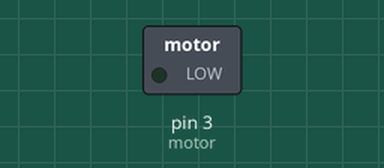
Bench run of a sketch on a simulated Arduino Uno, built with avr-gcc and run on an emulated ATmega328P. On the bench: switched loads named in the sketch (green lamp = pin HIGH).

Above: at 0.15 s.
At 19.95 s:
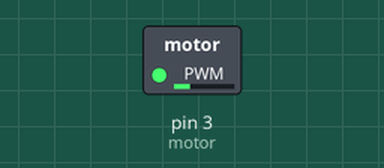
At 39.75 s:
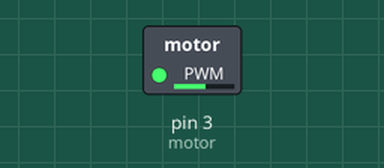
Timing chart, 0 to 40.0 s (numbered marks = the images above):
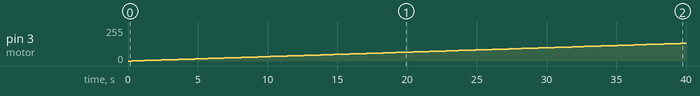

Measured:
- by itself, pin 3 (motor): moves from 0/255 to 133/255 over 39.6 s

The sketch:

Codigo_22.ino
```cpp
#define motor 3
int tmp = 300;
void setup()
{
  pinMode(motor, OUTPUT);
}

void loop()
{
  int pwm = 0;
  for (pwm = 0; pwm < 256; pwm++)
  {
    analogWrite(motor, pwm);
    delay(tmp);
  }

  for (pwm = 255; pwm >= 0; pwm--)
  {
    analogWrite(motor, pwm);
    delay(tmp);
  }
}
```
